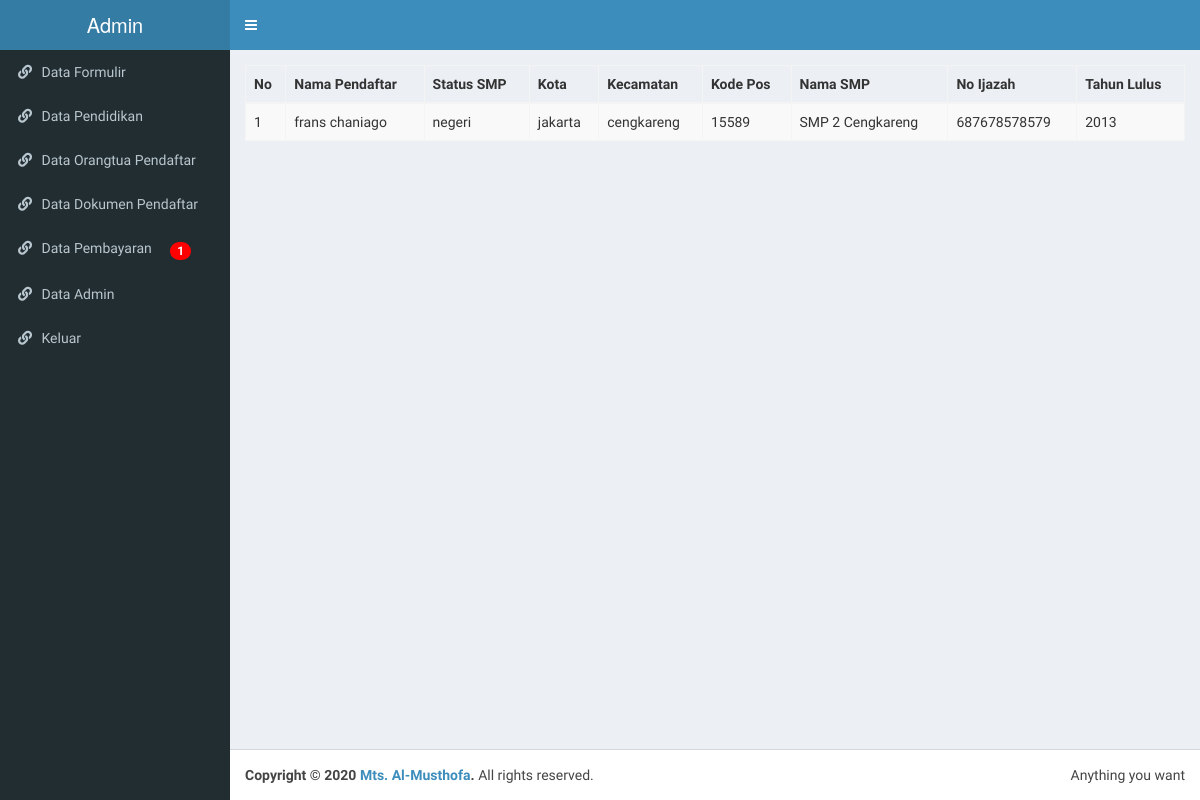
The app's page /admin/data_pendidikan.php (signed in), older data.
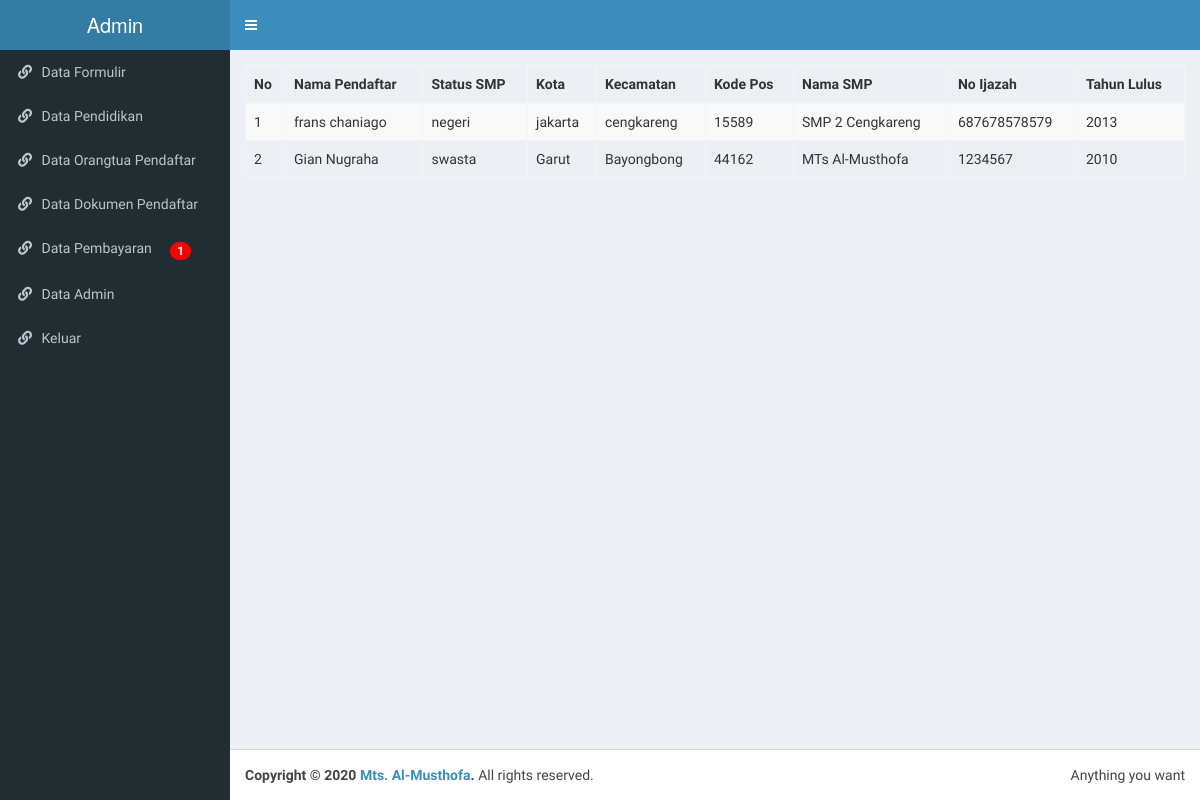
The same page, newer data.
### tables this page shows
CREATE TABLE `pendidikan` (
  `id` int(11) NOT NULL AUTO_INCREMENT,
  `nama_pendaftar` varchar(100) NOT NULL,
  `id_pendaftar` int(11) NOT NULL,
  `status_slta` varchar(100) NOT NULL,
  `kota` varchar(100) NOT NULL,
  `kecamatan` varchar(100) NOT NULL,
  `kode_pos` varchar(10) NOT NULL,
  `nama_slta` varchar(100) NOT NULL,
  `no_ijazah` varchar(100) NOT NULL,
  `tahun lulus` varchar(100) NOT NULL,
  `status` int(11) DEFAULT NULL,
  PRIMARY KEY (`id`)
);

### admin/config/fungsi.php (called while the page is built, shortened)
<?php
function tampilpendidikan(){
	global $konek;
	$sql="SELECT * FROM pendidikan";
	$result=mysqli_query($konek,$sql) or die('gagal menampilkan data');
	return $result;
}
 ?>

### admin/data_pendidikan.php (the view, shortened to what this page needs)
<?php include 'head.php';
if(empty($_SESSION['id'])){ ?>
  <script>window.location.href='login.php'</script>
<?php }else{
$result=tampilpendidikan();
?>
<link rel="stylesheet" type="text/css" href="dt/css/dataTables.bootstrap.css">
<table class="table table-striped table-bordered">
  <thead>
    <tr>
      <th>No</th>
      <th>Nama Pendaftar</th>
      <th>Status SMP</th>
      <th>Kota</th>
      <th>Kecamatan</th>
      <th>Kode Pos</th>
      <th>Nama SMP</th>
      <th>No Ijazah</th>
      <th>Tahun Lulus</th>
    </tr>
  </thead>
      <tbody>
      <?php $no=1; while ($row=mysqli_fetch_assoc($result)) {
      ?>
        <tr>
        <td><?= $no; ?></td>
        <td><?= $row['nama_pendaftar'] ?></td>
        <td><?= $row['status_slta'] ?></td>
        <td><?= $row['kota'] ?></td>
        <td><?= $row['kecamatan'] ?></td>
        <td><?= $row['kode_pos'] ?></td>
        <td><?= $row['nama_slta'] ?></td>
        <td><?= $row['no_ijazah'] ?></td>
        <td><?= $row['tahun lulus'] ?></td>
        </tr>
        <?php $no++; }?>
      </tbody>
</table>
</head>
<?php } include 'foot.php'; ?>

Row changes from the older to the newer data that the page shows:
added pendidikan: nama_pendaftar "Gian Nugraha", status_slta "swasta", kota "Garut", kecamatan "Bayongbong", kode_pos "44162", nama_slta "MTs Al-Musthofa", no_ijazah "1234567", tahun lulus "2010"
